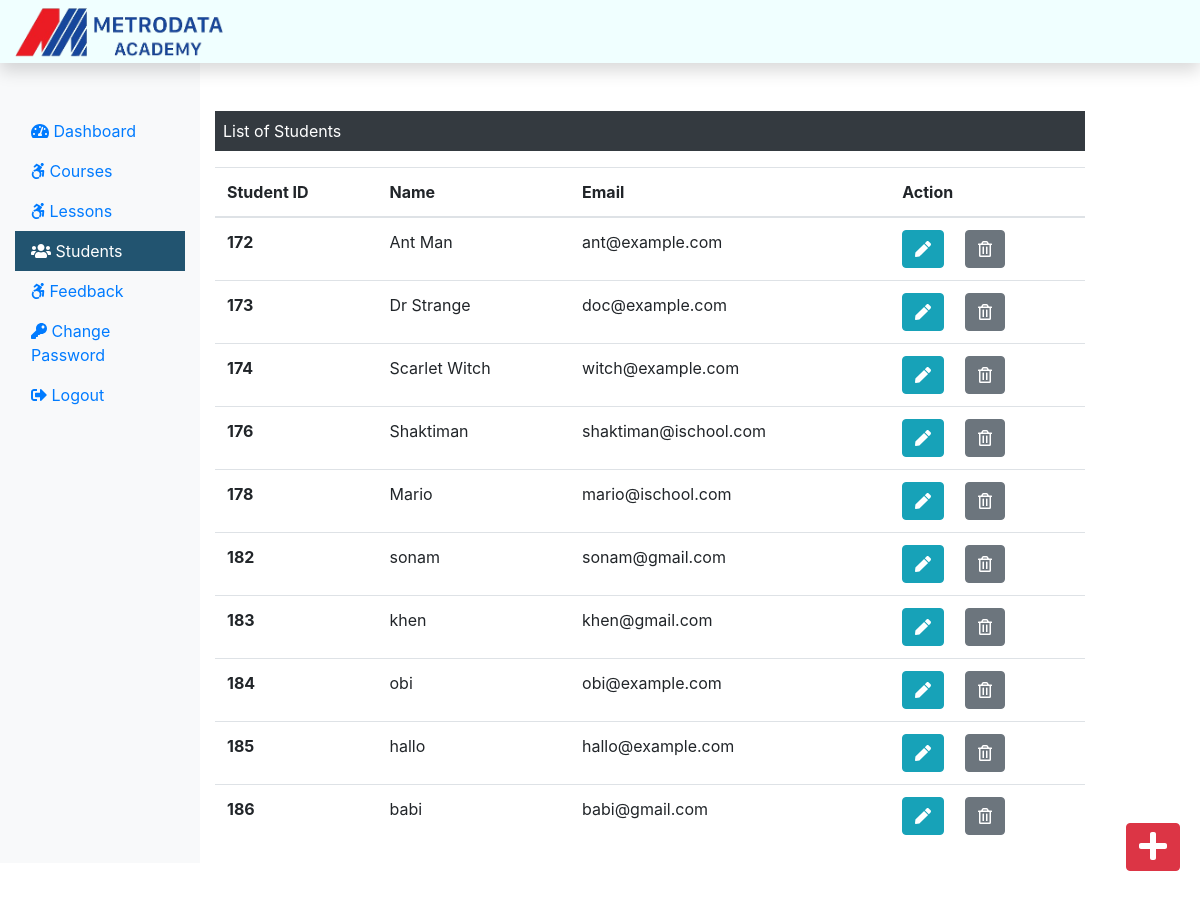
The app's page /ELearning/Admin/students.php (signed in) with its own data.
### tables this page shows
CREATE TABLE `student` (
  `stu_id` int(11) NOT NULL,
  `stu_name` varchar(255) NOT NULL,
  `stu_email` varchar(255) NOT NULL,
  `stu_pass` varchar(255) NOT NULL,
  `stu_occ` varchar(255) NOT NULL,
  `stu_img` text NOT NULL
);

### ELearning/Admin/students.php (the view, shortened to what this page needs)
<?php
include('./adminInclude/header.php');
include('../dbConnection.php');
?>
  <div class="col-sm-9 mt-5">
    <p class=" bg-dark text-white p-2">List of Students</p>
    <?php
      $sql = "SELECT * FROM student";
      $result = $conn->query($sql);
      if($result->num_rows > 0){
       echo '<table class="table">
       <thead>
        <tr>
         <th scope="col">Student ID</th>
         <th scope="col">Name</th>
         <th scope="col">Email</th>
         <th scope="col">Action</th>
        </tr>
       </thead>
       <tbody>';
        while($row = $result->fetch_assoc()){
          echo '<tr>';
          echo '<th scope="row">'.$row["stu_id"].'</th>';
          echo '<td>'. $row["stu_name"].'</td>';
          echo '<td>'.$row["stu_email"].'</td>';
          echo '<td><form action="editstudent.php" method="POST" class="d-inline"> <input type="hidden" name="id" value='. $row["stu_id"] .'><button type="submit" class="btn btn-info mr-3" name="view" value="View"><i class="fas fa-pen"></i></button></form>
          <form action="" method="POST" class="d-inline"><input type="hidden" name="id" value='. $row["stu_id"] .'><button type="submit" class="btn btn-secondary" name="delete" value="Delete"><i class="far fa-trash-alt"></i></button></form></td>
         </tr>';
        }
        echo '</tbody>
        </table>';
      } else {
        echo "0 Result";
      }
     ?>
  </div>
 </div>
 <div><a class="btn btn-danger box" href="addnewstudent.php"><i class="fas fa-plus fa-2x"></i></a></div>
</div>
<?php
include('./adminInclude/footer.php');
?>

### ELearning/css/adminstyle.css (style rules this page uses)
.box { position: fixed; bottom: 10px; right: 20px; margin-bottom: 30px; }

### records on screen
student: stu_id "172", stu_name "Ant Man", stu_email "ant@example.com"
student: stu_id "173", stu_name "Dr Strange", stu_email "doc@example.com"
student: stu_id "174", stu_name "Scarlet Witch", stu_email "witch@example.com"
student: stu_id "176", stu_name "Shaktiman", stu_email "shaktiman@ischool.com"
student: stu_id "178", stu_name "Mario", stu_email "mario@ischool.com"
student: stu_id "182", stu_name "sonam", stu_email "sonam@gmail.com"
student: stu_id "183", stu_name "khen", stu_email "khen@gmail.com"
student: stu_id "184", stu_name "obi", stu_email "obi@example.com"
student: stu_id "185", stu_name "hallo", stu_email "hallo@example.com"
student: stu_id "186", stu_name "babi", stu_email "babi@gmail.com"
